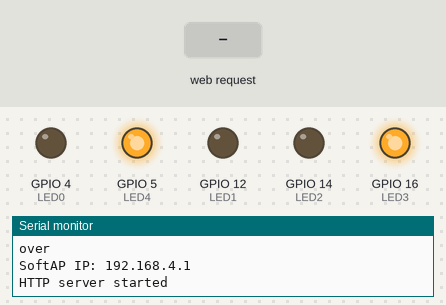
A sketch run on a simulated ESP8266 (NodeMCU). On the bench: output pins drawn as LEDs (lit = HIGH), the last lines printed to the serial monitor. The inputs (shaded band) are chosen by the test bench.

Above: at 1.2 s.
1.3 s: HTTP request GET /ledOn0 received
At 1.8 s:
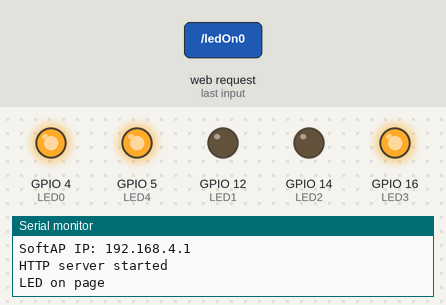
2.8 s: HTTP request GET /ledOn1 received
At 4.0 s:
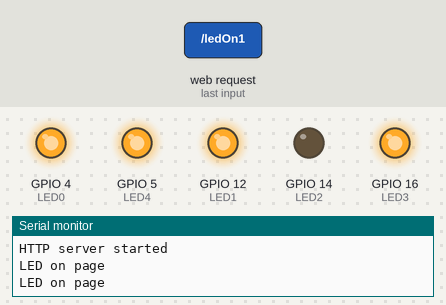
4.3 s: HTTP request GET /ledOff0 received
At 5.2 s:
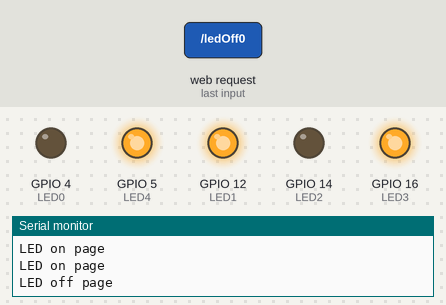
5.8 s: HTTP request GET /ledOn2 received
At 6.4 s:
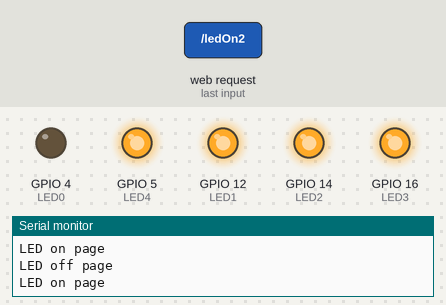
7.3 s: HTTP request GET /ledOff1 received
At 8.5 s:
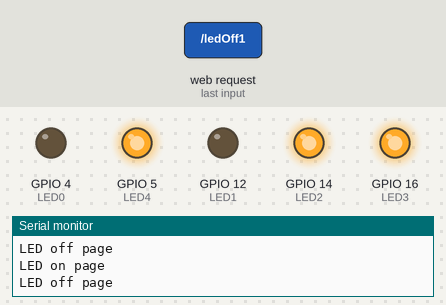
8.8 s: HTTP request GET /ledOn3 received
At 9.8 s:
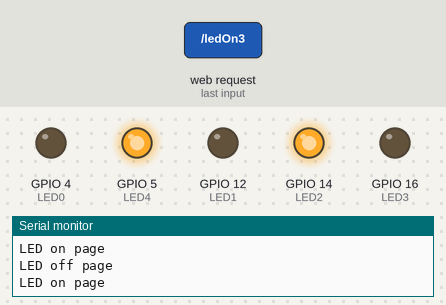
Timing chart, 0 to 11.3 s (numbered marks = the images above; inputs shaded):
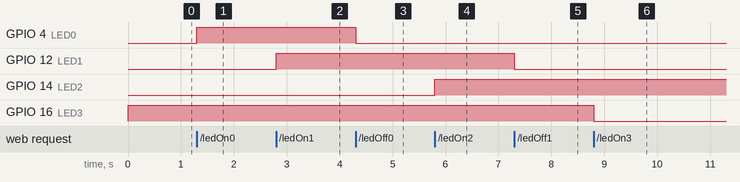

Measured:
- after the input at 1.3 s, GPIO 4 (LED0): LOW → HIGH at once
- after the input at 2.8 s, GPIO 12 (LED1): LOW → HIGH at once
- after the input at 4.3 s, GPIO 4 (LED0): HIGH → LOW at once
- after the input at 5.8 s, GPIO 14 (LED2): LOW → HIGH at once
- after the input at 7.3 s, GPIO 12 (LED1): HIGH → LOW at once
- after the input at 8.8 s, GPIO 16 (LED3): HIGH → LOW at once

The sketch:

hammi.ino
```cpp
#include <ESP8266WiFi.h>
#include <WiFiClient.h>
#include <ESP8266WebServer.h>

//---------------------------------------------------------------
//Our HTML webpage contents in program memory
const char MAIN_page[] PROGMEM = R"=====(
<!DOCTYPE html>
<html lang="en">
    <meta name="viewport" content="width=device-width, initial-scale=1.0">
    <title>Document</title>
        <style>
        .buttonOn {
          background-color: #4CAF50;
          border: none;
          color: white;
          padding: 15px 32px;
          text-align: center;
          text-decoration: none;
          display: inline-block;
          font-size: 16px;
          margin: 5px px;
          cursor: pointer;
          border-radius: 20px;
        }
        .buttonOff {
          background-color: rgba(255, 0, 0, 0.74);
          border: none;
          color: white;
          padding: 15px 32px;
          text-align: center;
          text-decoration: none;
          display: inline-block;
          font-size: 16px;
          margin: 4px 2px;
          cursor: pointer;
          border-radius: 20px;
        }
        </style>
</head>
<body>
    <center>
        <hr>
        <h1 style="color: rgb(255, 153, 0);">Home Automation</h1>
        <hr>
        <a href="ledOn0" class="buttonOn">Room 1 Light ON</a>
        <a href="ledOff0", class="buttonOff">Room 1 Light OFF</a><br>
        <hr>
        <a href="ledOn1" , class="buttonOn" >Room 2 Light ON</a>
        <a href="ledOff1", class="buttonOff">Room 2 Light OFF</a><br>
        <hr>
        <a href="ledOn2", class="buttonOn" >Kitchen Light ON</a>
        <a href="ledOff2", class="buttonOff">Kitchen Light OFF</a><br>
        <hr>
        <a href="ledOn3" , class="buttonOn" >Lounge Light ON</a>
        <a href="ledOff3", class="buttonOff">Lounge Light OFF</a><br>
         <hr>
        <a href="ledOn4" , class="buttonOn" >Socket ON</a>
        <a href="ledOff4", class="buttonOff">Socket OFF</a><br>
        <hr>
        <a href=""></a>
        </center>
</body>
</html>
)=====";
//---------------------------------------------------------------
//On board LED Connected to GPIO2
const int LED0 = 4;
const int LED1 = 12;
const int LED2 = 14;
const int LED3 = 16;
const int LED4 = 5;
//const int LED5 = 12;


//SSID and Password of your WiFi router
const char* ssid = "HomeAutomation";
const char* password = "12345678";

//Declare a global object variable from the ESP8266WebServer class.
ESP8266WebServer server(80); //Server on port 80

//===============================================================
// This routine is executed when you open its IP in browser
//===============================================================
void handleRoot() {
 Serial.println("You called root page");
 String s = MAIN_page; //Read HTML contents
 server.send(200, "text/html", s); //Send web page
}

void handleLEDon0() {
 Serial.println("LED on page");
 digitalWrite(LED0,HIGH); //LED is connected in reverse
 server.send(200, "text/html", "Room 1 Light ON"); //Send ADC value only to client ajax request
}

void handleLEDoff0() {
 Serial.println("LED off page");
 digitalWrite(LED0,LOW); //LED off
 server.send(200, "text/html", "Room 1 Light OFF"); //Send ADC value only to client ajax request
}


void handleLEDon1() {
 Serial.println("LED on page");
 digitalWrite(LED1,HIGH); //LED is connected in reverse
 server.send(200, "text/html", "Room 2 Light ON"); //Send ADC value only to client ajax request
}

void handleLEDoff1() {
 Serial.println("LED off page");
 digitalWrite(LED1,LOW); //LED off
 server.send(200, "text/html", "Room 2 Light OFF"); //Send ADC value only to client ajax request
}


void handleLEDon2() {
 Serial.println("LED on page");
 digitalWrite(LED2,HIGH); //LED is connected in reverse
 server.send(200, "text/html", "Kitchen Light ON"); //Send ADC value only to client ajax request
}

void handleLEDoff2() {
 Serial.println("LED off page");
 digitalWrite(LED2,LOW); //LED off
 server.send(200, "text/html", "Kitchen Light OFF"); //Send ADC value only to client ajax request
}


void handleLEDon3() {
 Serial.println("LED on page");
 digitalWrite(LED3,LOW); //LED is connected in reverse
 server.send(200, "text/html", "Lounge Light ON"); //Send ADC value only to client ajax request
}

void handleLEDoff3() {
 Serial.println("LED off page");
 digitalWrite(LED3,HIGH); //LED off
 server.send(200, "text/html", "Lounge Light OFF"); //Send ADC value only to client ajax request
}


void handleLEDon4() {
 Serial.println("LED on page");
 digitalWrite(LED4,LOW); //LED is connected in reverse
 server.send(200, "text/html", "Socket ON"); //Send ADC value only to client ajax request
}

void handleLEDoff4() {
 Serial.println("LED off page");
 digitalWrite(LED4,HIGH); //LED off
 server.send(200, "text/html", "Socket OFF"); //Send ADC value only to client ajax request
}

//==============================================================
//                  SETUP
//==============================================================
void setup(void){
  Serial.begin(115200);

  //Connect to your WiFi router
  WiFi.softAP(ssid,password);


  //Onboard LED port Direction output
  pinMode(LED0,OUTPUT);
  digitalWrite(LED0,LOW);
  pinMode(LED1,OUTPUT);
  digitalWrite(LED1,LOW);
  pinMode(LED2,OUTPUT);
  digitalWrite(LED2,LOW);
  pinMode(LED3,OUTPUT);
  digitalWrite(LED3,HIGH);
  pinMode(LED4,OUTPUT);
  digitalWrite(LED4,HIGH);
   WiFi.softAP(ssid,password);
  Serial.println("Initializing_Wifi_accesspoint");
  Serial.println("over");

  Serial.print("SoftAP IP: ");
  Serial.println(WiFi.softAPIP());

  server.on("/", handleRoot);      //Which routine to handle at root location. This is display page
  server.on("/ledOn0", handleLEDon0); //as Per  <a href="ledOn">, Subroutine to be called
  server.on("/ledOff0", handleLEDoff0);

   server.on("/ledOn1", handleLEDon1); //as Per  <a href="ledOn">, Subroutine to be called
  server.on("/ledOff1", handleLEDoff1);

    server.on("/ledOn2", handleLEDon2); //as Per  <a href="ledOn">, Subroutine to be called
  server.on("/ledOff2", handleLEDoff2);

    server.on("/ledOn3", handleLEDon3); //as Per  <a href="ledOn">, Subroutine to be called
  server.on("/ledOff3", handleLEDoff3);

    server.on("/ledOn4", handleLEDon4); //as Per  <a href="ledOn">, Subroutine to be called
  server.on("/ledOff4", handleLEDoff4);

  server.begin();                  //Start server
  Serial.println("HTTP server started");
}
//==============================================================
//                     LOOP
//==============================================================
void loop(void){
  server.handleClient();          //Handle client requests
}
```
